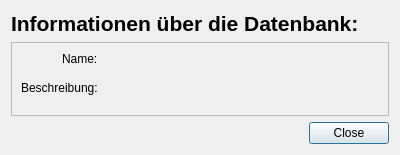
<?xml version="1.0" encoding="UTF-8"?>
<ui version="4.0">
 <class>DatabaseInformationDialog</class>
 <widget class="QDialog" name="DatabaseInformationDialog">
  <property name="geometry">
   <rect>
    <x>0</x>
    <y>0</y>
    <width>400</width>
    <height>155</height>
   </rect>
  </property>
  <property name="windowTitle">
   <string>Datenbankinformationen</string>
  </property>
  <layout class="QVBoxLayout" name="verticalLayout" stretch="0,1,1">
   <item>
    <widget class="QLabel" name="headerLabel">
     <property name="font">
      <font>
       <pointsize>16</pointsize>
       <bold>true</bold>
      </font>
     </property>
     <property name="text">
      <string>Informationen über die Datenbank:</string>
     </property>
    </widget>
   </item>
   <item>
    <widget class="QFrame" name="frame">
     <property name="autoFillBackground">
      <bool>true</bool>
     </property>
     <property name="frameShape">
      <enum>QFrame::Shape::StyledPanel</enum>
     </property>
     <property name="frameShadow">
      <enum>QFrame::Shadow::Raised</enum>
     </property>
     <layout class="QFormLayout" name="formLayout">
      <property name="sizeConstraint">
       <enum>QLayout::SizeConstraint::SetMinimumSize</enum>
      </property>
      <property name="labelAlignment">
       <set>Qt::AlignmentFlag::AlignRight|Qt::AlignmentFlag::AlignTrailing|Qt::AlignmentFlag::AlignVCenter</set>
      </property>
      <property name="verticalSpacing">
       <number>15</number>
      </property>
      <item row="0" column="0">
       <widget class="QLabel" name="nameTextLabel">
        <property name="text">
         <string>Name:</string>
        </property>
       </widget>
      </item>
      <item row="1" column="0">
       <widget class="QLabel" name="descriptionTextLabel">
        <property name="text">
         <string>Beschreibung:</string>
        </property>
       </widget>
      </item>
      <item row="0" column="1">
       <widget class="QLabel" name="nameLabel">
        <property name="text">
         <string/>
        </property>
       </widget>
      </item>
      <item row="1" column="1">
       <widget class="QLabel" name="descriptionLabel">
        <property name="text">
         <string/>
        </property>
       </widget>
      </item>
     </layout>
    </widget>
   </item>
   <item>
    <widget class="QDialogButtonBox" name="buttonBox">
     <property name="orientation">
      <enum>Qt::Orientation::Horizontal</enum>
     </property>
     <property name="standardButtons">
      <set>QDialogButtonBox::StandardButton::Close</set>
     </property>
    </widget>
   </item>
  </layout>
 </widget>
 <resources/>
 <connections>
  <connection>
   <sender>buttonBox</sender>
   <signal>accepted()</signal>
   <receiver>DatabaseInformationDialog</receiver>
   <slot>accept()</slot>
   <hints>
    <hint type="sourcelabel">
     <x>248</x>
     <y>254</y>
    </hint>
    <hint type="destinationlabel">
     <x>157</x>
     <y>274</y>
    </hint>
   </hints>
  </connection>
  <connection>
   <sender>buttonBox</sender>
   <signal>rejected()</signal>
   <receiver>DatabaseInformationDialog</receiver>
   <slot>reject()</slot>
   <hints>
    <hint type="sourcelabel">
     <x>316</x>
     <y>260</y>
    </hint>
    <hint type="destinationlabel">
     <x>286</x>
     <y>274</y>
    </hint>
   </hints>
  </connection>
 </connections>
</ui>
